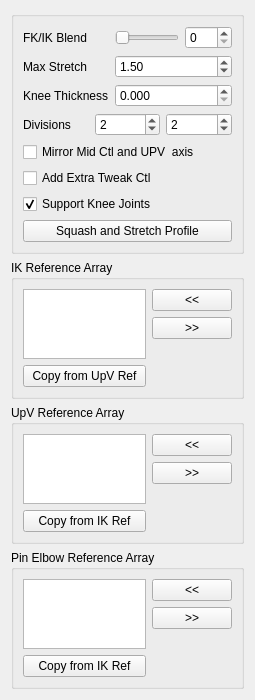
<?xml version="1.0" encoding="UTF-8"?>
<ui version="4.0">
 <class>Form</class>
 <widget class="QWidget" name="Form">
  <property name="geometry">
   <rect>
    <x>0</x>
    <y>0</y>
    <width>255</width>
    <height>700</height>
   </rect>
  </property>
  <property name="windowTitle">
   <string>Form</string>
  </property>
  <layout class="QGridLayout" name="gridLayout">
   <item row="0" column="0">
    <widget class="QGroupBox" name="groupBox">
     <property name="title">
      <string/>
     </property>
     <layout class="QGridLayout" name="gridLayout_2">
      <item row="0" column="0">
       <layout class="QVBoxLayout" name="verticalLayout">
        <item>
         <layout class="QFormLayout" name="formLayout">
          <property name="fieldGrowthPolicy">
           <enum>QFormLayout::AllNonFixedFieldsGrow</enum>
          </property>
          <item row="0" column="0">
           <widget class="QLabel" name="ikfk_label">
            <property name="text">
             <string>FK/IK Blend</string>
            </property>
           </widget>
          </item>
          <item row="0" column="1">
           <layout class="QHBoxLayout" name="horizontalLayout_3">
            <item>
             <widget class="QSlider" name="ikfk_slider">
              <property name="minimumSize">
               <size>
                <width>0</width>
                <height>15</height>
               </size>
              </property>
              <property name="maximum">
               <number>100</number>
              </property>
              <property name="orientation">
               <enum>Qt::Horizontal</enum>
              </property>
             </widget>
            </item>
            <item>
             <widget class="QSpinBox" name="ikfk_spinBox">
              <property name="maximum">
               <number>100</number>
              </property>
             </widget>
            </item>
           </layout>
          </item>
          <item row="1" column="0">
           <widget class="QLabel" name="maxStretch_label">
            <property name="sizePolicy">
             <sizepolicy hsizetype="MinimumExpanding" vsizetype="MinimumExpanding">
              <horstretch>0</horstretch>
              <verstretch>0</verstretch>
             </sizepolicy>
            </property>
            <property name="text">
             <string>Max Stretch</string>
            </property>
           </widget>
          </item>
          <item row="1" column="1">
           <widget class="QDoubleSpinBox" name="maxStretch_spinBox">
            <property name="sizePolicy">
             <sizepolicy hsizetype="MinimumExpanding" vsizetype="Fixed">
              <horstretch>0</horstretch>
              <verstretch>0</verstretch>
             </sizepolicy>
            </property>
            <property name="minimum">
             <double>1.000000000000000</double>
            </property>
            <property name="value">
             <double>1.500000000000000</double>
            </property>
           </widget>
          </item>
          <item row="2" column="0">
           <widget class="QLabel" name="maxStretch_label_2">
            <property name="sizePolicy">
             <sizepolicy hsizetype="MinimumExpanding" vsizetype="MinimumExpanding">
              <horstretch>0</horstretch>
              <verstretch>0</verstretch>
             </sizepolicy>
            </property>
            <property name="text">
             <string>Knee Thickness</string>
            </property>
           </widget>
          </item>
          <item row="2" column="1">
           <widget class="QDoubleSpinBox" name="kneeThickness_spinBox">
            <property name="sizePolicy">
             <sizepolicy hsizetype="MinimumExpanding" vsizetype="Fixed">
              <horstretch>0</horstretch>
              <verstretch>0</verstretch>
             </sizepolicy>
            </property>
            <property name="decimals">
             <number>3</number>
            </property>
            <property name="minimum">
             <double>0.000000000000000</double>
            </property>
            <property name="maximum">
             <double>1.000000000000000</double>
            </property>
            <property name="singleStep">
             <double>0.100000000000000</double>
            </property>
            <property name="value">
             <double>0.000000000000000</double>
            </property>
           </widget>
          </item>
         </layout>
        </item>
        <item>
         <layout class="QHBoxLayout" name="horizontalLayout">
          <item>
           <widget class="QLabel" name="divisions_label">
            <property name="text">
             <string>Divisions</string>
            </property>
           </widget>
          </item>
          <item>
           <widget class="QSpinBox" name="div0_spinBox">
            <property name="minimum">
             <number>0</number>
            </property>
            <property name="value">
             <number>2</number>
            </property>
           </widget>
          </item>
          <item>
           <widget class="QSpinBox" name="div1_spinBox">
            <property name="minimum">
             <number>0</number>
            </property>
            <property name="value">
             <number>2</number>
            </property>
           </widget>
          </item>
         </layout>
        </item>
        <item>
         <widget class="QCheckBox" name="mirrorMid_checkBox">
          <property name="toolTip">
           <string extracomment="This option set the axis of the mid CTL (elbow) and the up vector control to move in a mirror behaviour ">This option set the axis of the mid CTL (elbow) and the up vector control to move in a mirror behaviour </string>
          </property>
          <property name="statusTip">
           <string extracomment="This option set the axis of the mid CTL (elbow) and the up vector control to move in a mirror behaviour ">This option set the axis of the mid CTL (elbow) and the up vector control to move in a mirror behaviour </string>
          </property>
          <property name="whatsThis">
           <string>This option set the axis of the mid CTL (elbow) and the up vector control to move in a mirror behaviour </string>
          </property>
          <property name="text">
           <string>Mirror Mid Ctl and UPV  axis</string>
          </property>
         </widget>
        </item>
        <item>
         <widget class="QCheckBox" name="extraTweak_checkBox">
          <property name="toolTip">
           <string extracomment="This option set the axis of the mid CTL (elbow) and the up vector control to move in a mirror behaviour ">This option set the axis of the mid CTL (elbow) and the up vector control to move in a mirror behaviour </string>
          </property>
          <property name="statusTip">
           <string extracomment="This option set the axis of the mid CTL (elbow) and the up vector control to move in a mirror behaviour ">This option set the axis of the mid CTL (elbow) and the up vector control to move in a mirror behaviour </string>
          </property>
          <property name="whatsThis">
           <string>This option set the axis of the mid CTL (elbow) and the up vector control to move in a mirror behaviour </string>
          </property>
          <property name="text">
           <string>Add Extra Tweak Ctl</string>
          </property>
         </widget>
        </item>
        <item>
         <widget class="QCheckBox" name="supportJoints_checkBox">
          <property name="toolTip">
           <string extracomment="This option set the axis of the mid CTL (elbow) and the up vector control to move in a mirror behaviour ">This option set the axis of the mid CTL (elbow) and the up vector control to move in a mirror behaviour </string>
          </property>
          <property name="statusTip">
           <string extracomment="This option set the axis of the mid CTL (elbow) and the up vector control to move in a mirror behaviour ">This option set the axis of the mid CTL (elbow) and the up vector control to move in a mirror behaviour </string>
          </property>
          <property name="whatsThis">
           <string>This option set the axis of the mid CTL (elbow) and the up vector control to move in a mirror behaviour </string>
          </property>
          <property name="text">
           <string>Support Knee Joints</string>
          </property>
          <property name="checked">
           <bool>true</bool>
          </property>
         </widget>
        </item>
        <item>
         <layout class="QHBoxLayout" name="horizontalLayout_2">
          <item>
           <widget class="QPushButton" name="squashStretchProfile_pushButton">
            <property name="text">
             <string>Squash and Stretch Profile</string>
            </property>
           </widget>
          </item>
         </layout>
        </item>
       </layout>
      </item>
     </layout>
    </widget>
   </item>
   <item row="1" column="0">
    <widget class="QGroupBox" name="ikRefArray_groupBox">
     <property name="title">
      <string>IK Reference Array</string>
     </property>
     <layout class="QGridLayout" name="gridLayout_3">
      <item row="0" column="0">
       <layout class="QHBoxLayout" name="ikRefArray_horizontalLayout">
        <item>
         <layout class="QVBoxLayout" name="ikRefArray_verticalLayout_1">
          <item>
           <widget class="QListWidget" name="ikRefArray_listWidget">
            <property name="dragDropOverwriteMode">
             <bool>true</bool>
            </property>
            <property name="dragDropMode">
             <enum>QAbstractItemView::InternalMove</enum>
            </property>
            <property name="defaultDropAction">
             <enum>Qt::MoveAction</enum>
            </property>
            <property name="alternatingRowColors">
             <bool>true</bool>
            </property>
            <property name="selectionMode">
             <enum>QAbstractItemView::ExtendedSelection</enum>
            </property>
            <property name="selectionRectVisible">
             <bool>false</bool>
            </property>
           </widget>
          </item>
          <item>
           <widget class="QPushButton" name="ikRefArray_copyRef_pushButton">
            <property name="text">
             <string>Copy from UpV Ref</string>
            </property>
           </widget>
          </item>
         </layout>
        </item>
        <item>
         <layout class="QVBoxLayout" name="ikRefArray_verticalLayout_2">
          <item>
           <widget class="QPushButton" name="ikRefArrayAdd_pushButton">
            <property name="text">
             <string>&lt;&lt;</string>
            </property>
           </widget>
          </item>
          <item>
           <widget class="QPushButton" name="ikRefArrayRemove_pushButton">
            <property name="text">
             <string>&gt;&gt;</string>
            </property>
           </widget>
          </item>
          <item>
           <spacer name="ikRefArray_verticalSpacer">
            <property name="orientation">
             <enum>Qt::Vertical</enum>
            </property>
            <property name="sizeHint" stdset="0">
             <size>
              <width>20</width>
              <height>40</height>
             </size>
            </property>
           </spacer>
          </item>
         </layout>
        </item>
       </layout>
      </item>
     </layout>
    </widget>
   </item>
   <item row="2" column="0">
    <widget class="QGroupBox" name="upvRefArray_groupBox">
     <property name="title">
      <string>UpV Reference Array</string>
     </property>
     <layout class="QGridLayout" name="gridLayout_5">
      <item row="0" column="0">
       <layout class="QHBoxLayout" name="upvRefArray_horizontalLayout">
        <item>
         <layout class="QVBoxLayout" name="upvRefArray_verticalLayout_1">
          <item>
           <widget class="QListWidget" name="upvRefArray_listWidget">
            <property name="dragDropOverwriteMode">
             <bool>true</bool>
            </property>
            <property name="dragDropMode">
             <enum>QAbstractItemView::InternalMove</enum>
            </property>
            <property name="defaultDropAction">
             <enum>Qt::MoveAction</enum>
            </property>
            <property name="alternatingRowColors">
             <bool>true</bool>
            </property>
            <property name="selectionMode">
             <enum>QAbstractItemView::ExtendedSelection</enum>
            </property>
            <property name="selectionRectVisible">
             <bool>false</bool>
            </property>
           </widget>
          </item>
          <item>
           <widget class="QPushButton" name="upvRefArray_copyRef_pushButton">
            <property name="text">
             <string>Copy from IK Ref</string>
            </property>
           </widget>
          </item>
         </layout>
        </item>
        <item>
         <layout class="QVBoxLayout" name="upvRefArray_verticalLayout_2">
          <item>
           <widget class="QPushButton" name="upvRefArrayAdd_pushButton">
            <property name="text">
             <string>&lt;&lt;</string>
            </property>
           </widget>
          </item>
          <item>
           <widget class="QPushButton" name="upvRefArrayRemove_pushButton">
            <property name="text">
             <string>&gt;&gt;</string>
            </property>
           </widget>
          </item>
          <item>
           <spacer name="upvRefArray_verticalSpacer">
            <property name="orientation">
             <enum>Qt::Vertical</enum>
            </property>
            <property name="sizeHint" stdset="0">
             <size>
              <width>20</width>
              <height>40</height>
             </size>
            </property>
           </spacer>
          </item>
         </layout>
        </item>
       </layout>
      </item>
     </layout>
    </widget>
   </item>
   <item row="3" column="0">
    <widget class="QGroupBox" name="pinRefArray_groupBox">
     <property name="title">
      <string>Pin Elbow Reference Array</string>
     </property>
     <layout class="QGridLayout" name="gridLayout_4">
      <item row="0" column="0">
       <layout class="QHBoxLayout" name="pinRefArray_horizontalLayout">
        <item>
         <layout class="QVBoxLayout" name="pinRefArray_verticalLayout">
          <item>
           <widget class="QListWidget" name="pinRefArray_listWidget">
            <property name="dragDropOverwriteMode">
             <bool>true</bool>
            </property>
            <property name="dragDropMode">
             <enum>QAbstractItemView::InternalMove</enum>
            </property>
            <property name="defaultDropAction">
             <enum>Qt::MoveAction</enum>
            </property>
            <property name="alternatingRowColors">
             <bool>true</bool>
            </property>
            <property name="selectionMode">
             <enum>QAbstractItemView::ExtendedSelection</enum>
            </property>
            <property name="selectionRectVisible">
             <bool>false</bool>
            </property>
           </widget>
          </item>
          <item>
           <widget class="QPushButton" name="pinRefArray_copyRef_pushButton">
            <property name="text">
             <string>Copy from IK Ref</string>
            </property>
           </widget>
          </item>
         </layout>
        </item>
        <item>
         <layout class="QVBoxLayout" name="pinRefArray_verticalLayout_2">
          <item>
           <widget class="QPushButton" name="pinRefArrayAdd_pushButton">
            <property name="text">
             <string>&lt;&lt;</string>
            </property>
           </widget>
          </item>
          <item>
           <widget class="QPushButton" name="pinRefArrayRemove_pushButton">
            <property name="text">
             <string>&gt;&gt;</string>
            </property>
           </widget>
          </item>
          <item>
           <spacer name="pinRefArray_verticalSpacer">
            <property name="orientation">
             <enum>Qt::Vertical</enum>
            </property>
            <property name="sizeHint" stdset="0">
             <size>
              <width>20</width>
              <height>40</height>
             </size>
            </property>
           </spacer>
          </item>
         </layout>
        </item>
       </layout>
      </item>
     </layout>
    </widget>
   </item>
  </layout>
 </widget>
 <resources/>
 <connections>
  <connection>
   <sender>ikfk_slider</sender>
   <signal>sliderMoved(int)</signal>
   <receiver>ikfk_spinBox</receiver>
   <slot>setValue(int)</slot>
   <hints>
    <hint type="sourcelabel">
     <x>144</x>
     <y>47</y>
    </hint>
    <hint type="destinationlabel">
     <x>220</x>
     <y>45</y>
    </hint>
   </hints>
  </connection>
  <connection>
   <sender>ikfk_spinBox</sender>
   <signal>valueChanged(int)</signal>
   <receiver>ikfk_slider</receiver>
   <slot>setValue(int)</slot>
   <hints>
    <hint type="sourcelabel">
     <x>222</x>
     <y>37</y>
    </hint>
    <hint type="destinationlabel">
     <x>182</x>
     <y>37</y>
    </hint>
   </hints>
  </connection>
 </connections>
</ui>
